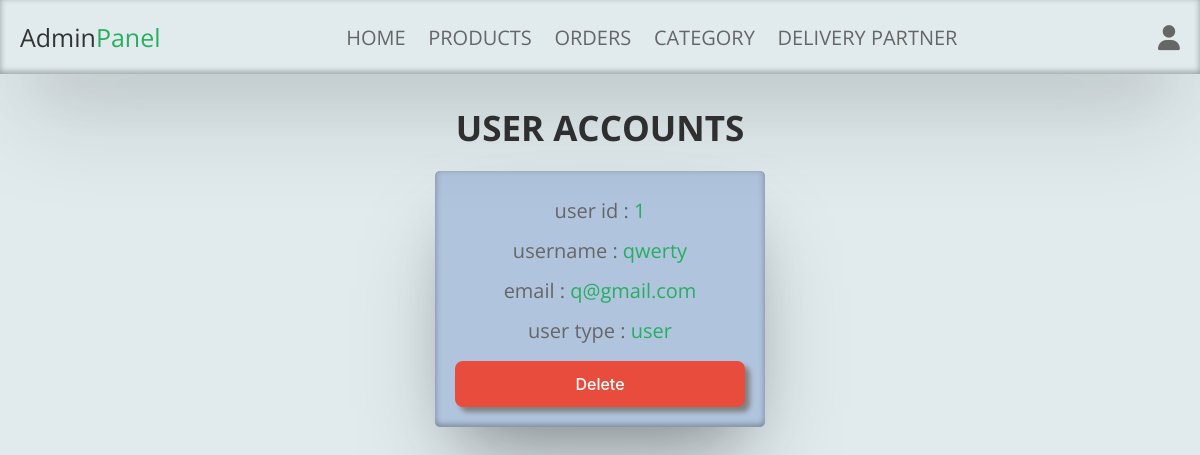
Screenshot of /admin_users.php (signed in) with the database file from the repository.
### tables this page shows
CREATE TABLE `users` (
  `id` int(100) NOT NULL,
  `name` varchar(100) NOT NULL,
  `email` varchar(100) NOT NULL,
  `password` varchar(100) NOT NULL,
  `user_type` varchar(20) NOT NULL DEFAULT 'user',
  `addr1` varchar(200) DEFAULT NULL,
  `addr2` varchar(100) DEFAULT NULL,
  `city` varchar(50) DEFAULT NULL,
  `state` varchar(50) DEFAULT NULL,
  `pincode` int(50) DEFAULT NULL,
  `phone` bigint(25) DEFAULT NULL
);

### admin_users.php (the view, shortened to what this page needs)
<?php
@include 'config.php';
$admin_id = $_SESSION['admin_id'];
?>
<!DOCTYPE html>
<html lang="en">
<head>
   <link rel="stylesheet" href="https://cdnjs.cloudflare.com/ajax/libs/font-awesome/6.1.1/css/all.min.css">
   <link rel="stylesheet" href="css/admin_style.css">
</head>
<body>
<?php include 'admin_header.php'; ?>
<section class="user-accounts">
   <h1 class="title">user accounts</h1>
   <div class="box-container">
      <?php
         $select_users = $conn->prepare("SELECT * FROM `users`");
         $select_users->execute();
         while($fetch_users = $select_users->fetch(PDO::FETCH_ASSOC)){
      ?>
      <div class="box" style="<?php if($fetch_users['id'] == $admin_id){ echo 'display:none'; }; ?>">
         <p> user id : <span><?= $fetch_users['id']; ?></span></p>
         <p> username : <span><?= $fetch_users['name']; ?></span></p>
         <p> email : <span><?= $fetch_users['email']; ?></span></p>
         <p> user type : <span style=" color:<?php if($fetch_users['user_type'] == 'admin'){ echo 'orange'; }; ?>"><?= $fetch_users['user_type']; ?></span></p>
         <a href="admin_users.php?delete=<?= $fetch_users['id']; ?>" onclick="return confirm('delete this user?');" class="delete-btn">delete</a>
      </div>
      <?php
      }
      ?>
   </div>
</section>
</body>
</html>

### css/admin_style.css (style rules this page uses)
:root { --color-1:#B0C4DE; --color-2: #E1EBEE; --box-shadow:rgba(7, 7, 7, 0.25) 0px 50px 100px -20px, rgba(0, 0, 0, 0.3) 0px 30px 60px -30px, rgba(7, 7, 7, 0.35) 0px -2px 6px 0px inset; }
body , .adminheader { background-color: var(--color-2); }
.user-accounts .box-container { display: grid; grid-template-columns: repeat(auto-fit, 33rem); gap:1.5rem; align-items: flex-start; justify-content:center; }
.user-accounts .box-container .box { box-shadow: var(--box-shadow); background-color: var(--color-1); border-radius: .5rem; padding:2rem; text-align: center; }
.user-accounts .box-container .box p { line-height: 1.5; padding:.5rem 0; font-size: 2rem; color:var(--light-color); }
.user-accounts .box-container .box p span { color:var(--green); }

### css/components.css (style rules this page uses)
:root { --green:#27ae60; --orange:#f39c12; --red:#e74c3c; --black:#333; --light-color:#666; --white:#fff; --light-bg:#f6f6f6; --border:.2rem solid var(--black); --color-1:#B0C4DE; --color-2: #E1EBEE; --box-shadow:0 .5rem 1rem rgba(0,0,0,.1); }
* { font-family: 'Open Sans', sans-serif; margin:0; padding:0; box-sizing: border-box; outline: none; border:none; text-decoration: none; color:var(--black); }
body { background-color: var(--light-bg); }
html { font-size: 62.5%; overflow-x: hidden; scroll-behavior: smooth; scroll-padding-top: 6.5rem; }
section { padding:3rem 2rem; max-width: 1200px; margin:0 auto; }
.btn, .delete-btn, .option-btn { display: block; width: 100%; margin-top: 1rem; border-radius: .5rem; padding:1.3rem 3rem; text-transform: capitalize; cursor: pointer; text-align: center; border-radius: 8px; border-style: none; box-sizing: border-box; color: #FFFFFF; cursor: pointer; flex-shrink: 0; font-family: "Inter UI","SF Pro Display",-apple-system,BlinkMacSystemFont,"Segoe UI",Roboto,Oxygen,Ubuntu,Cantarell,"Open Sans","Helvetica Neue",sans-serif; font-size: 16px; font-weight: 500; box-shadow: 5px 5px 5px gray; user-select: none; -webkit-user-select: none; touch-action: manipulation; }
.delete-btn { background-color: var(--red); }
.title { text-align: center; margin-bottom: 2rem; text-transform: uppercase; color:var(--black); font-size: 3.5rem; }

### rows the page displays
users: id "1", name "qwerty", email "q@gmail.com", user_type "user"
